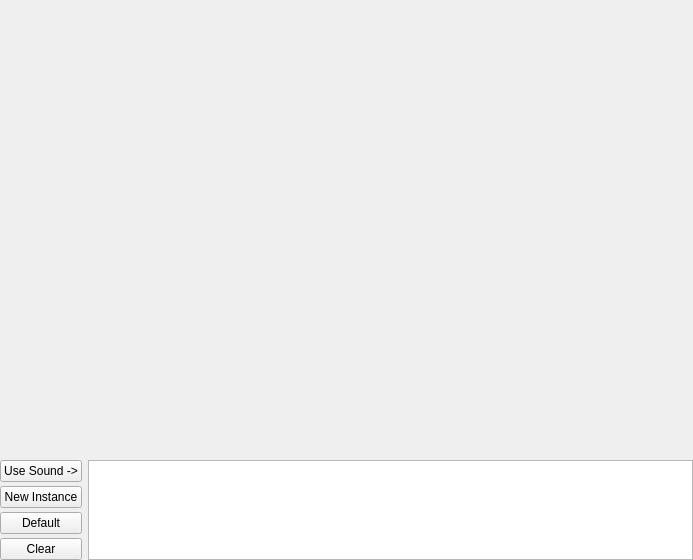
<ui version="4.0" >
 <class>PluginRoutingParamValue</class>
 <widget class="QWidget" name="PluginRoutingParamValue" >
  <property name="geometry" >
   <rect>
    <x>0</x>
    <y>0</y>
    <width>693</width>
    <height>560</height>
   </rect>
  </property>
  <property name="sizePolicy" >
   <sizepolicy vsizetype="Preferred" hsizetype="Preferred" >
    <horstretch>0</horstretch>
    <verstretch>0</verstretch>
   </sizepolicy>
  </property>
  <property name="windowTitle" >
   <string>Form</string>
  </property>
  <layout class="QVBoxLayout" >
   <property name="spacing" >
    <number>4</number>
   </property>
   <property name="leftMargin" >
    <number>0</number>
   </property>
   <property name="topMargin" >
    <number>0</number>
   </property>
   <property name="rightMargin" >
    <number>0</number>
   </property>
   <property name="bottomMargin" >
    <number>0</number>
   </property>
   <item>
    <widget class="PluginRoutingCanvas" native="1" name="canvas" >
     <property name="sizePolicy" >
      <sizepolicy vsizetype="Expanding" hsizetype="Preferred" >
       <horstretch>0</horstretch>
       <verstretch>0</verstretch>
      </sizepolicy>
     </property>
    </widget>
   </item>
   <item>
    <widget class="QFrame" name="frame" >
     <property name="sizePolicy" >
      <sizepolicy vsizetype="Preferred" hsizetype="Preferred" >
       <horstretch>0</horstretch>
       <verstretch>0</verstretch>
      </sizepolicy>
     </property>
     <property name="baseSize" >
      <size>
       <width>0</width>
       <height>0</height>
      </size>
     </property>
     <property name="frameShape" >
      <enum>QFrame::NoFrame</enum>
     </property>
     <property name="frameShadow" >
      <enum>QFrame::Raised</enum>
     </property>
     <layout class="QHBoxLayout" >
      <property name="leftMargin" >
       <number>0</number>
      </property>
      <property name="topMargin" >
       <number>0</number>
      </property>
      <property name="rightMargin" >
       <number>0</number>
      </property>
      <property name="bottomMargin" >
       <number>0</number>
      </property>
      <item>
       <widget class="QWidget" native="1" name="widget_4" >
        <property name="minimumSize" >
         <size>
          <width>0</width>
          <height>0</height>
         </size>
        </property>
        <layout class="QVBoxLayout" >
         <property name="spacing" >
          <number>4</number>
         </property>
         <property name="leftMargin" >
          <number>0</number>
         </property>
         <property name="topMargin" >
          <number>0</number>
         </property>
         <property name="rightMargin" >
          <number>0</number>
         </property>
         <property name="bottomMargin" >
          <number>0</number>
         </property>
         <item>
          <widget class="QPushButton" name="useSoundButton" >
           <property name="text" >
            <string>Use Sound -></string>
           </property>
          </widget>
         </item>
         <item>
          <widget class="QPushButton" name="newInstanceButton" >
           <property name="text" >
            <string>New Instance</string>
           </property>
          </widget>
         </item>
         <item>
          <widget class="QPushButton" name="defaultButton" >
           <property name="text" >
            <string>Default</string>
           </property>
          </widget>
         </item>
         <item>
          <widget class="QPushButton" name="clearButton" >
           <property name="text" >
            <string>Clear</string>
           </property>
          </widget>
         </item>
        </layout>
       </widget>
      </item>
      <item>
       <widget class="QListWidget" name="soundList" >
        <property name="sizePolicy" >
         <sizepolicy vsizetype="Ignored" hsizetype="Expanding" >
          <horstretch>0</horstretch>
          <verstretch>0</verstretch>
         </sizepolicy>
        </property>
        <property name="minimumSize" >
         <size>
          <width>0</width>
          <height>0</height>
         </size>
        </property>
        <property name="maximumSize" >
         <size>
          <width>16777215</width>
          <height>16777215</height>
         </size>
        </property>
        <property name="baseSize" >
         <size>
          <width>0</width>
          <height>0</height>
         </size>
        </property>
       </widget>
      </item>
     </layout>
    </widget>
   </item>
  </layout>
 </widget>
 <customwidgets>
  <customwidget>
   <class>PluginRoutingCanvas</class>
   <extends>QWidget</extends>
   <header>ActionParam/PluginRoutingCanvas.h</header>
   <container>1</container>
  </customwidget>
 </customwidgets>
 <resources/>
 <connections/>
</ui>
